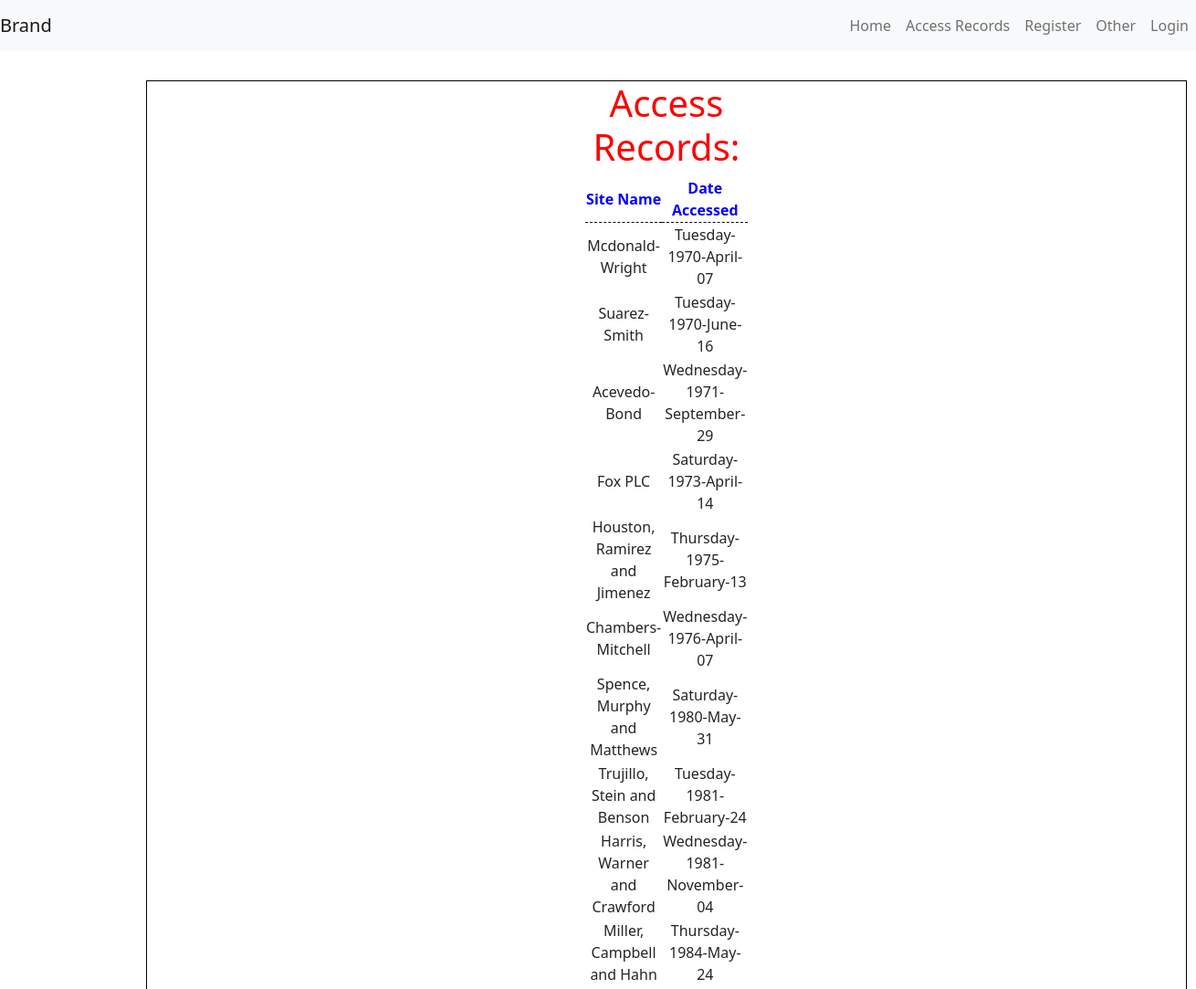
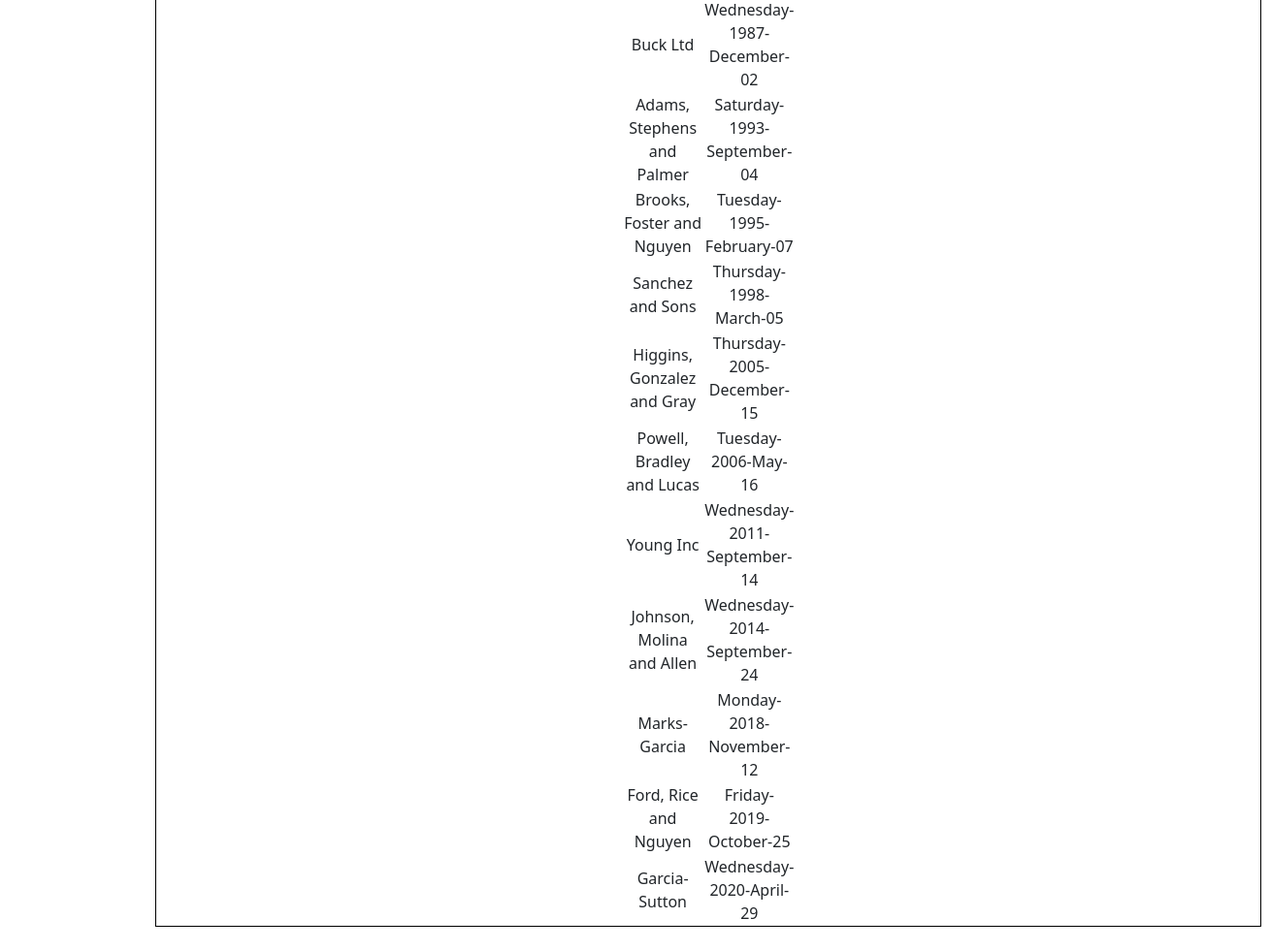
The page /first_app/acc_records/ on the database its author committed (2 pictures, top to bottom).
### first_app/models.py (models this page shows, shortened)
class AccessRecord(models.Model):
	web_page_name = models.ForeignKey(WebPage, on_delete=models.CASCADE)
	date = models.DateTimeField()

class WebPage(models.Model):
	topic = models.ForeignKey(Topic, on_delete=models.CASCADE)
	web_page_name = models.CharField(max_length=200, unique=True)
	url = models.URLField(unique=True)
	def __str__(self):
		return self.web_page_name

### first_app/views.py (the view)
# urls.py: path('acc_records/', views.acc_records),
def acc_records(request):
	web_pages = AccessRecord.objects.order_by('date')
	context = {
		'acc_records': web_pages
	}
	return render(request, 'first_app/acc_records.html', context)

### templates/first_app/acc_records.html
{% extends 'base.html' %}
{% load static %}
{% block body_block %}
<h1>Access Records:</h1>
    {% if acc_records %}
    <table>
        <thead>
        <th>Site Name</th>
        <th>Date Accessed</th>
        </thead>
        {% for acc in acc_records %}
        <tr>
            <td>{{acc.web_page_name}}</td>
            <td>{{acc.date|date:'l-Y-F-d'}}</td>
        </tr>
        {% endfor %}
    </table>
    {% else %}
    <p>No access Record Found!!</p>
    {% endif %}
{% endblock %}

### templates/base.html (shortened to what this page needs)
<!DOCTYPE html>
{% load static %}
<html lang="en">
<head>
    <link href="https://cdn.jsdelivr.net/npm/bootstrap@5.1.0/dist/css/bootstrap.min.css" rel="stylesheet"
>
    <link rel="stylesheet" href="{% static 'css/style.css' %}">
</head>
<body>
<nav class="navbar navbar-expand-lg navbar-light bg-light">
    <a href="/" class="navbar-brand">Brand</a>
    <ul class="nav navbar-nav ms-auto">
        <li class="nav-item"><a href="/" class="nav-link">Home</a></li>
        <li class="nav-item"><a href="/first_app/acc_records" class="nav-link">Access Records</a></li>
        <li class="nav-item"><a href="/basic_form/register" class="nav-link">Register</a></li>
        <li class="nav-item"><a href="" class="nav-link">Other</a>
            {% if user.is_authenticated %}
        <li class="nav-item"><a href="/basic_form/user_logout" class="nav-link">LogOut</a></li>
        {% else %}
        <li class="nav-item"><a href="/basic_form/user_login" class="nav-link">Login</a></li>
        {% endif %}
    </ul>
</nav>
<div class="container">
    {% block body_block %}
    {% endblock %}
</div>
</body>
</html>

### static/css/style.css (style rules this page uses)
h1 { color: red; }
.container { margin: 2rem 10rem; padding: 0 30rem; border: 1px solid black; text-align: center }
thead { color: blue; border-bottom: 1px dashed black; }

### rows shown on the page
AccessRecord: web_page_name "Mcdonald-Wright", date "Tuesday-1970-April-07"
AccessRecord: web_page_name "Suarez-Smith", date "Tuesday-1970-June-16"
AccessRecord: web_page_name "Acevedo-Bond", date "Wednesday-1971-September-29"
AccessRecord: web_page_name "Fox PLC", date "Saturday-1973-April-14"
AccessRecord: web_page_name "Houston, Ramirez and Jimenez", date "Thursday-1975-February-13"
AccessRecord: web_page_name "Chambers-Mitchell", date "Wednesday-1976-April-07"
AccessRecord: web_page_name "Spence, Murphy and Matthews", date "Saturday-1980-May-31"
AccessRecord: web_page_name "Trujillo, Stein and Benson", date "Tuesday-1981-February-24"
AccessRecord: web_page_name "Harris, Warner and Crawford", date "Wednesday-1981-November-04"
AccessRecord: web_page_name "Miller, Campbell and Hahn", date "Thursday-1984-May-24"
AccessRecord: web_page_name "Buck Ltd", date "Wednesday-1987-December-02"
AccessRecord: web_page_name "Adams, Stephens and Palmer", date "Saturday-1993-September-04"
AccessRecord: web_page_name "Brooks, Foster and Nguyen", date "Tuesday-1995-February-07"
AccessRecord: web_page_name "Sanchez and Sons", date "Thursday-1998-March-05"
AccessRecord: web_page_name "Higgins, Gonzalez and Gray", date "Thursday-2005-December-15"
AccessRecord: web_page_name "Powell, Bradley and Lucas", date "Tuesday-2006-May-16"
AccessRecord: web_page_name "Young Inc", date "Wednesday-2011-September-14"
AccessRecord: web_page_name "Johnson, Molina and Allen", date "Wednesday-2014-September-24"
AccessRecord: web_page_name "Marks-Garcia", date "Monday-2018-November-12"
AccessRecord: web_page_name "Ford, Rice and Nguyen", date "Friday-2019-October-25"
AccessRecord: web_page_name "Garcia-Sutton", date "Wednesday-2020-April-29"
